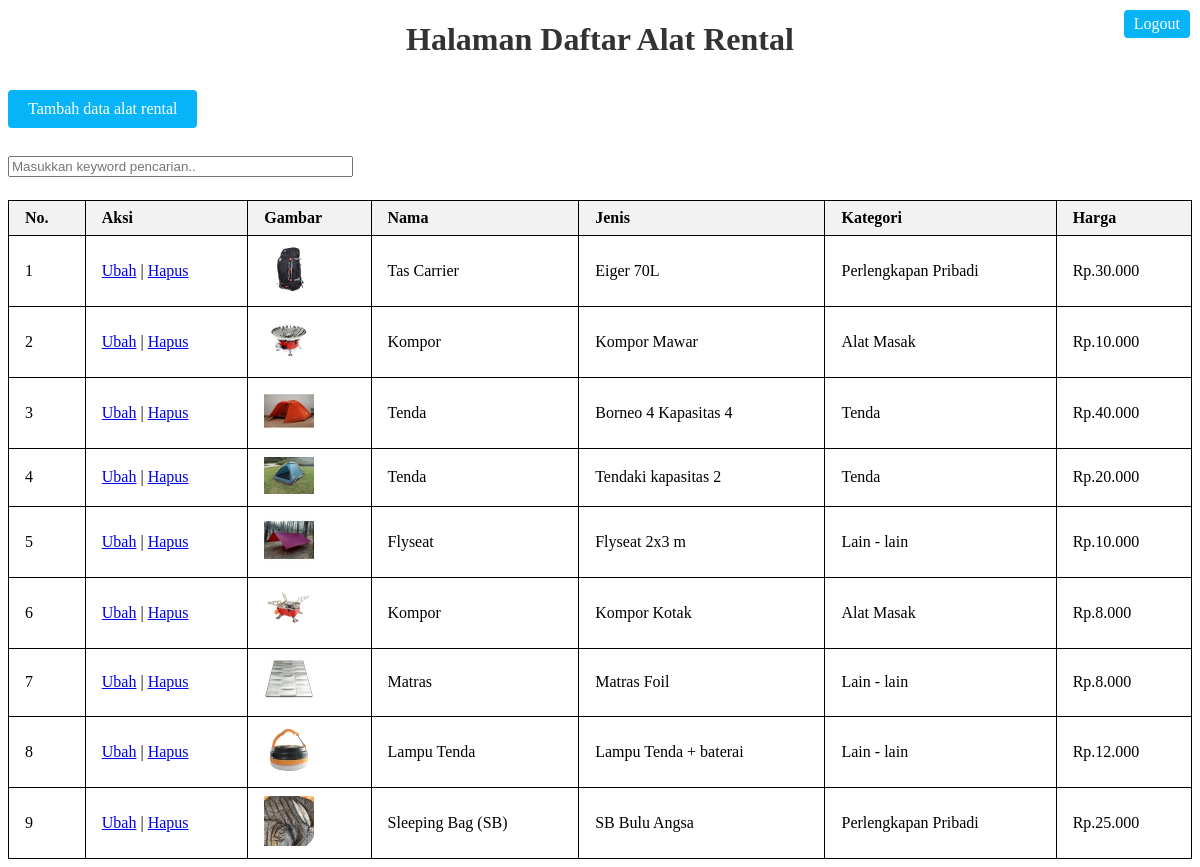
The page /index.php (signed in) on the database its author committed.
### tables this page shows
CREATE TABLE `alatrental` (
  `id` int(11) NOT NULL,
  `nama` varchar(100) DEFAULT NULL,
  `jenis` varchar(50) DEFAULT NULL,
  `kategori` varchar(30) DEFAULT NULL,
  `harga` varchar(50) DEFAULT NULL,
  `gambar` varchar(100) DEFAULT NULL
);

### functions.php (called while the page is built, shortened)
<?php
$conn = mysqli_connect("localhost", "root", "", "rentaloutdoor");
function query($query) {
    global $conn;
    $result = mysqli_query($conn, $query);
    $rows = [];
    while ($row = mysqli_fetch_assoc($result)) {
        $rows[] = $row;
    }
    return $rows;
}
?>

### index.php (the view, shortened to what this page needs)
<?php
require 'functions.php';
$alatrental = query("SELECT * FROM alatrental ORDER BY id");
?>
<!DOCTYPE html>
<html lang="en">
<head>
    <link rel="stylesheet" href="css/style.css">
</head>
<body>
    <a href="logout.php" class="logout">Logout</a>
    <h1>Halaman Daftar Alat Rental</h1>
    <a href="tambah.php" class="tambah">Tambah data alat rental</a>
    <br><br>
    <form action="" method="post" class="form-cari">
        <input type="text" name="keyword" size="40" autofocus
        placeholder="Masukkan keyword pencarian.." autocomplete="off" id="keyword">
    </form>
    <br>
    <div id="container">
    <table class="table" border="1" cellpadding="10" cellspacing="0">
        <tr>
            <th>No.</th>
            <th class="aksi">Aksi</th>
            <th>Gambar</th>
            <th>Nama</th>
            <th>Jenis</th>
            <th>Kategori</th>
            <th>Harga</th>
        </tr>
    <?php $i = 1;?>
    <?php foreach ($alatrental as $row) : ?>
    <tr>
        <td><?= $i; ?></td>
        <td class="aksi">
            <a href="ubah.php?id=<?= $row["id"]; ?>">Ubah</a> |
            <a href="hapus.php?id=<?= $row["id"]; ?>" onclick="return confirm('yakin?');">Hapus</a>
        </td>
        <td><img src="img/<?= $row["gambar"]; ?>" width="50" alt=""></td>
        <td><?= $row["nama"]; ?></td>
        <td><?= $row["jenis"]; ?></td>
        <td><?= $row["kategori"]; ?></td>
        <td><?= $row["harga"]; ?></td>
    </tr>
    <?php $i++; ?>
    <?php endforeach; ?>
    </table>
    </div>
</body>
</html>

### css/style.css (style rules this page uses)
body { background-color: rgb(255, 255, 255); }
h1 { font-size: 2rem; color: #333; text-align: center; }
table { background-color: rgb(255, 255, 255); border-collapse: collapse; width: 100%; max-width: 100%; margin: 5px auto; }
th, td { border: 1px solid black; padding: 8px; text-align: left; padding: 8px 16px; }
th { background-color: #f2f2f2; }
.logout { position: absolute; top: 0; right: 0; margin: 10px; padding: 5px 10px; background-color: rgb(8, 180, 248); color: white; border: none; border-radius: 4px; text-decoration: none; font-size: 16px; cursor: pointer; }
.tambah { display: inline-block; padding: 10px 20px; background-color: rgb(8, 180, 248); color: white; border: none; border-radius: 4px; text-decoration: none; font-size: 16px; cursor: pointer; margin: 10px 0; }

### rows shown on the page
alatrental: gambar (picture), nama "Tas Carrier", jenis "Eiger 70L", kategori "Perlengkapan Pribadi", harga "Rp.30.000"
alatrental: gambar (picture), nama "Kompor", jenis "Kompor Mawar", kategori "Alat Masak", harga "Rp.10.000"
alatrental: gambar (picture), nama "Tenda", jenis "Borneo 4 Kapasitas 4", kategori "Tenda", harga "Rp.40.000"
alatrental: gambar (picture), nama "Tenda", jenis "Tendaki kapasitas 2", kategori "Tenda", harga "Rp.20.000"
alatrental: gambar (picture), nama "Flyseat", jenis "Flyseat 2x3 m", kategori "Lain - lain", harga "Rp.10.000"
alatrental: gambar (picture), nama "Kompor", jenis "Kompor Kotak", kategori "Alat Masak", harga "Rp.8.000"
alatrental: gambar (picture), nama "Matras", jenis "Matras Foil", kategori "Lain - lain", harga "Rp.8.000"
alatrental: gambar (picture), nama "Lampu Tenda", jenis "Lampu Tenda + baterai", kategori "Lain - lain", harga "Rp.12.000"
alatrental: gambar (picture), nama "Sleeping Bag (SB)", jenis "SB Bulu Angsa", kategori "Perlengkapan Pribadi", harga "Rp.25.000"
